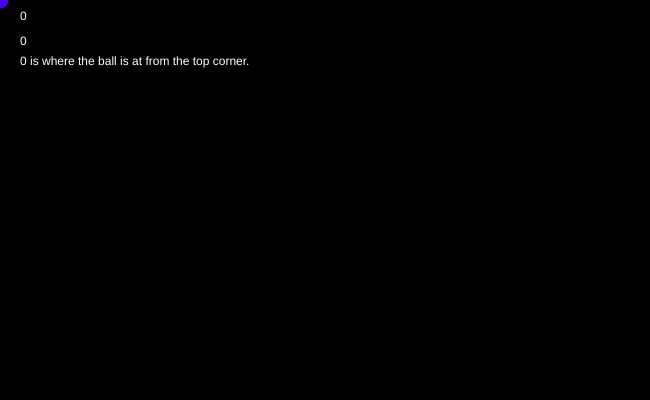
Frame 1 (no input)
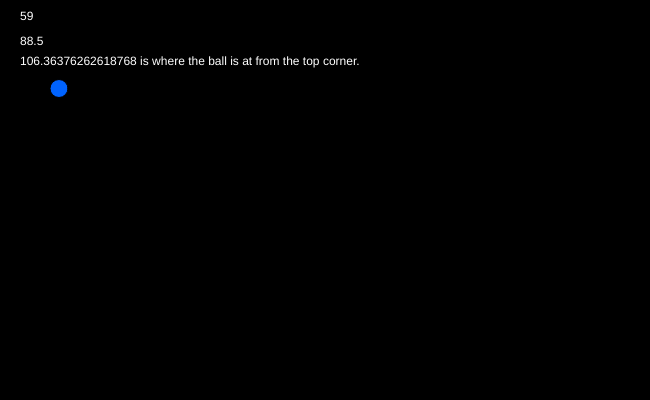
Frame 60 (no input)
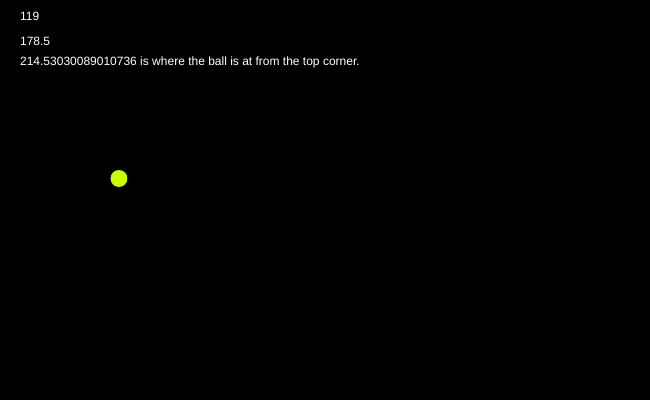
Frame 120 (the mouse pressed at the canvas centre since frame 60)

The p5.js sketch that drew these frames (run headless with seeded random() and noise() and a simulated clock; from frame 60 on, the mouse is pressed at the canvas centre):

// p5.js sketch
// ── sketch.js
var cirInfo = {
    cirX: 0,
    cirY: 0,
    hueD: 0,
    place: 0
};

function setup() {
    createCanvas(650, 400);
    cirInfo.hueD = random(0, 50);
}

function draw() {
    background(0);
    cirInfo.hueD = map(cirInfo.hueD, 0, 50, 0, 360);
    fill(255);
    text(cirInfo.cirX, 20, 20);
    text(cirInfo.cirY, 20, 45);
    cirInfo.place = dist(0,0,cirInfo.cirX,cirInfo.cirY); // 0's for top corner, x y circle center. Tested with mouse coordinances in cir placement. 
    text(cirInfo.place + " is where the ball is at from the top corner.", 20, 65);
    colorMode(HSB)
    fill(cirInfo.hueD, 100, 100);
    ellipse(cirInfo.cirX, cirInfo.cirY, 18, 18);
    cirInfo.cirX++;
    cirInfo.cirY = cirInfo.cirX * 1.5;
    cirInfo.hueD = random(0, 50);

}
